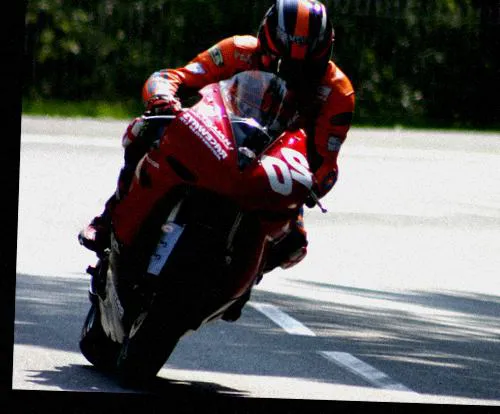
#> input picture Code/test_images/bike.webp, 500 x 414 px
$ python -i augument_images.py   (imports and definitions only)
#> lines starting #> are read from the running program, lines starting #| are printed output that depends on the picture
import os
import random
from PIL import Image, ImageEnhance, ImageOps

# Paths
dataset_dir = "dataset/Flicker8k_Dataset"
caption_file = "dataset/Flickr8k_text/Flickr8k.lemma.token.txt"
train_images_file = "dataset/Flickr8k_text/Flickr_8k.trainImages.txt"
augmented_log_file = "dataset/augmentation_log.txt"
NUM_AUG = 2

# Load train image names
# [3 lines not run here, left out]

# Load captions
captions_dict = {}
# [8 lines not run here, left out]

def augment_image(image, num_aug=NUM_AUG):
    all_augmentations = [
        ImageOps.mirror(image),  # Horizontal flip
        ImageOps.autocontrast(image),  # Autocontrast
        ImageEnhance.Brightness(image).enhance(1.2),  # Brightness increase
        ImageEnhance.Sharpness(image).enhance(2.0),  # Sharpen
    ]
    return all_augmentations[:num_aug]


# Run augmentation and save
augmented_names = []

# [28 lines not run here, left out]


# [69 lines of commented-out code are left out]

>>> import cv2
>>> picture = cv2.imread('../Code/test_images/bike.webp', cv2.IMREAD_GRAYSCALE)
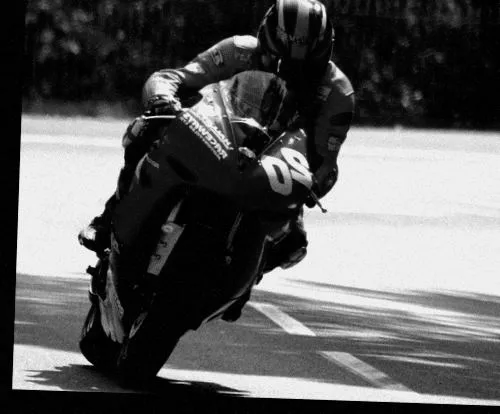
#> picture: shape (414, 500); min 0, max 255, mean 91.3
>>> result = augment_image(picture)
#> (the run stopped early here; a loop or call above may not have finished)
